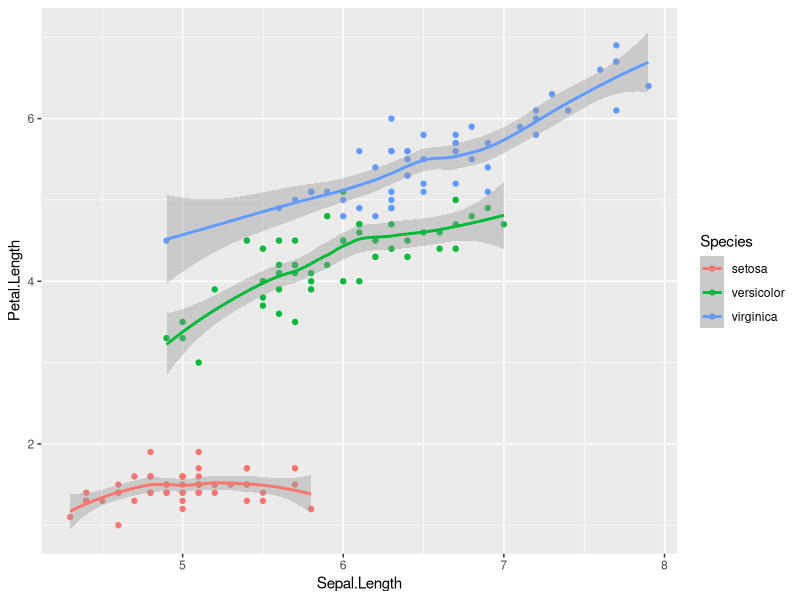
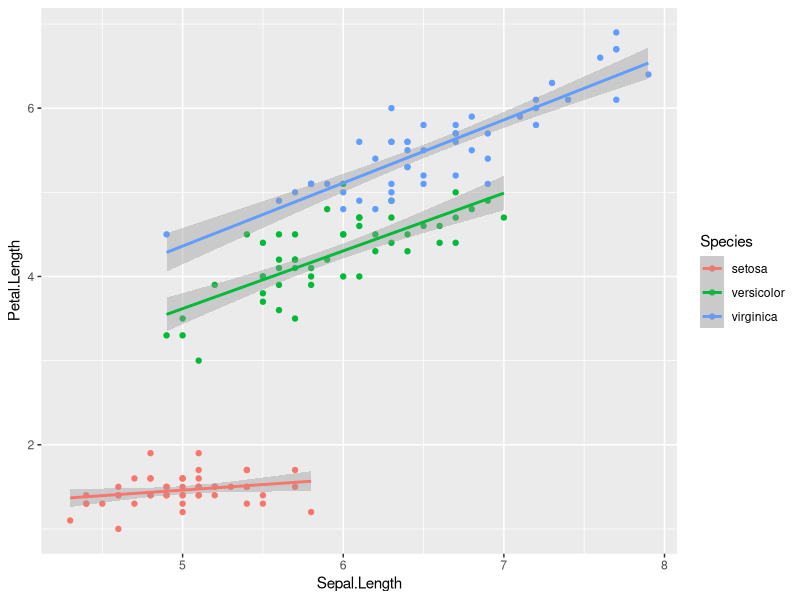
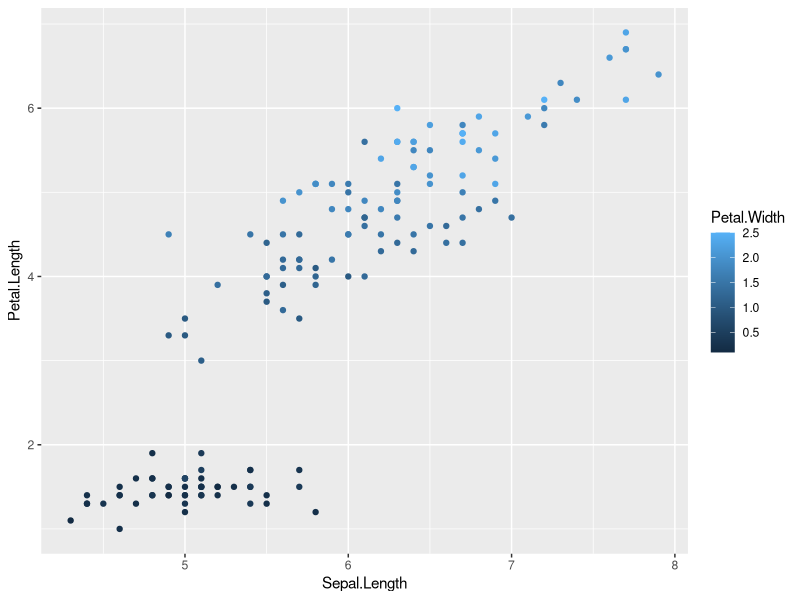
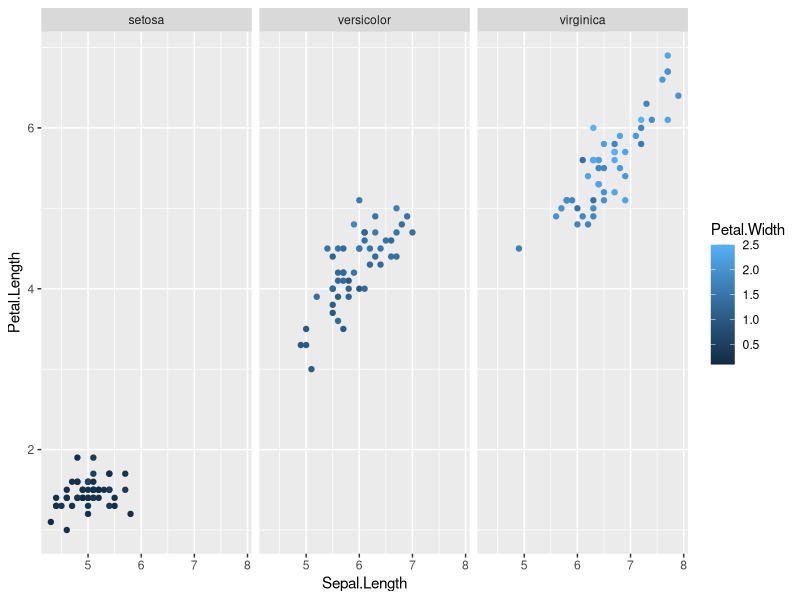

The R source for these figures, in order:
## ---- chunk 1
knitr::opts_chunk$set(echo = TRUE)
## ---- chunk 2
library(ggplot2)
## ---- chunk 3
data(iris)
head(iris)
## ---- chunk 4
summary(iris)
## ---- chunk 5
ggplot(iris, aes(x = Sepal.Length, y = Petal.Length,
                 col = Species)) + geom_point() + geom_smooth()
## ---- chunk 6
ggplot(iris, aes(x = Sepal.Length, y = Petal.Length,
                 col = Species)) + geom_point() + 
  geom_smooth(method="lm")
## ---- chunk 7
ggplot(iris, aes(x = Sepal.Length, y = Petal.Length,
                 col = Petal.Width)) + geom_point()
## ---- chunk 8
ggplot(iris, aes(x = Sepal.Length, y = Petal.Length,
                 col = Petal.Width)) + geom_point() + 
  facet_wrap(~Species)
